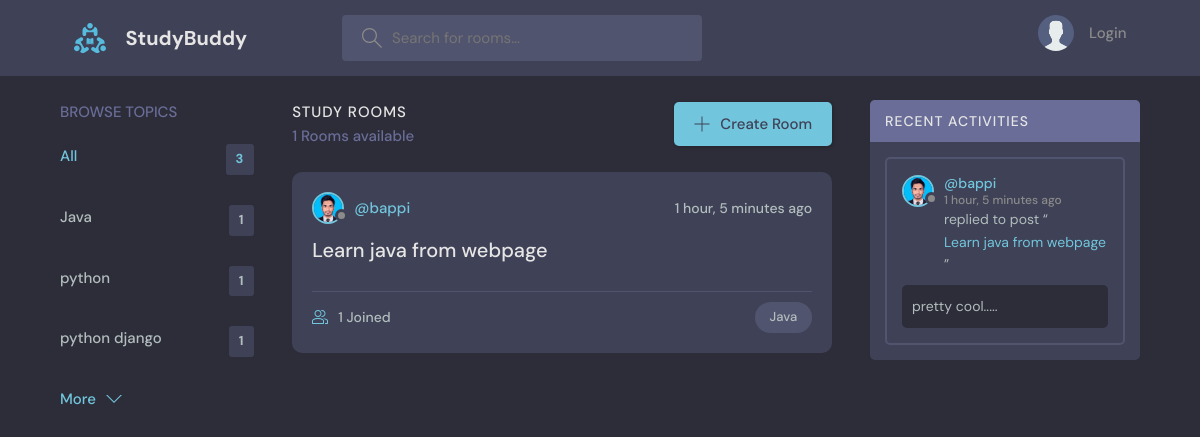
Screenshot of /?q=Java with the database file from the repository.
### base/models.py (models this page shows, shortened)
class Topic(models.Model):
    name = models.CharField(max_length=200)

class Rooms(models.Model):
    host = models.ForeignKey(User, on_delete=models.SET_NULL, null=True)
    topic = models.ForeignKey(Topic, on_delete=models.SET_NULL, null=True)
    name = models.CharField(max_length=200)
    description = models.TextField(null=True, blank=True)
    participants = models.ManyToManyField(User, related_name='participants', blank=True)
    updated = models.DateTimeField(auto_now=True)
    created = models.DateTimeField(auto_now_add=True)
    class Meta:
        ordering = ['-updated','-created']
    def __str__(self):
        return self.name

class User(AbstractUser):
    name = models.CharField(max_length=200, null = True)
    email = models.EmailField(unique=True, null = True)
    bio = models.TextField(null=True)
    avatar = models.ImageField(null= True, default='avatar.svg')
    USERNAME_FIELD = 'email'
    REQUIRED_FIELDS = ['username']

class Message(models.Model):
    user = models.ForeignKey(User, on_delete=models.CASCADE)
    room = models.ForeignKey(Rooms, on_delete=models.CASCADE)
    body = models.TextField(max_length=200)
    updated = models.DateTimeField(auto_now=True)
    created = models.DateTimeField(auto_now_add=True)
    class Meta:
        ordering = ['-updated','-created']

### base/views.py (the view)
# urls.py: path('',views.home, name ="home"),
def home(request):
    q = request.GET.get('q') if request.GET.get('q') != None else ''
    print(q)
    rooms = Rooms.objects.filter(Q(topic__name__icontains =q) |
        Q(description__icontains=q) |
        Q(name__icontains=q)
        )
    topics = Topic.objects.all()[0:5]
    room_count = rooms.count()
    room_messages = Message.objects.filter(Q(room__topic__name__icontains=q))
    context = {'rooms': rooms,'topics':topics, 'room_count': room_count, 'room_messages':room_messages}
    return render(request, 'base/home.html',context)

### base/templates/base/home.html (shortened to what this page needs)
{% extends 'main.html' %}
{% block content %}
<main class="layout layout--3">
  <div class="container">
    {% include 'base/topics_compo.html' %}
    <div class="roomList">
      <div class="roomList__header">
        <div>
          <h2>Study Rooms</h2>
          <p>{{room_count}} Rooms available</p>
        </div>
        <a class="btn btn--main" href="{% url 'create_room' %}">
          <svg version="1.1" xmlns="http://www.w3.org/2000/svg" width="32" height="32" viewBox="0 0 32 32">
            <title>add</title>
            <path
              d="M16.943 0.943h-1.885v14.115h-14.115v1.885h14.115v14.115h1.885v-14.115h14.115v-1.885h-14.115v-14.115z">
            </path>
          </svg>
          Create Room
        </a>
      </div>
      {% include 'base/feed_component.html' %}
    </div>
    {% include 'base/activity_compo.html' %}
  </div>
</main>
{% endblock %}

### base/templates/base/topics_compo.html
<div class="topics">
    <div class="topics__header">
      <h2>Browse Topics</h2>
    </div>
    <ul class="topics__list">
      <li>
        <a href="{% url 'home' %}" class="active">All <span>{{ topics.count }}</span></a>
      </li>
      {% for topic in topics %}
      <li>
        <a href="{% url 'home' %}?q={{topic.name}}"> {{ topic.name }} <span>{{topic.rooms_set.all.count}}</span></a>
      </li>
      {% endfor%}
    </ul>
    <a class="btn btn--link" href="{% url 'topics' %}">
      More
      <svg version="1.1" xmlns="http://www.w3.org/2000/svg" width="32" height="32" viewBox="0 0 32 32">
        <title>chevron-down</title>
        <path d="M16 21l-13-13h-3l16 16 16-16h-3l-13 13z"></path>
      </svg>
    </a>
  </div>

### base/templates/base/feed_component.html (shortened to what this page needs)
{% for room in rooms %}
<div class="roomListRoom">
    <div class="roomListRoom__header">
        <a href="" class="roomListRoom__author">
            <div class="avatar avatar--small">
                <img src="{{room.host.avatar.url}}" />
            </div>
            <span>@{{room.host.username}}</span>
        </a>
        <div class="roomListRoom__actions">
            <span>{{room.created|timesince}} ago</span>
        </div>
    </div>
    <div class="roomListRoom__content">
        <a href="{% url 'room' room.id %}">{{room.name}}</a>
    </div>
    <div class="roomListRoom__meta">
        <a href="{% url 'room' room.id %}" class="roomListRoom__joined">
            {{room.participants.all.count}} Joined
        </a>
        <p class="roomListRoom__topic">{{room.topic.name}}</p>
    </div>
</div>
{% endfor %}

### base/templates/base/activity_compo.html (shortened to what this page needs)
  <div class="activities">
    <div class="activities__header">
        <h2>Recent Activities</h2>
    </div>
    {% for message in room_messages %}
    <div class="activities__box">
        <div class="activities__boxHeader roomListRoom__header">
            <a href="{% url 'user_profile' message.user.id %}" class="roomListRoom__author">
                <div class="avatar avatar--small">
                    <img src="{{message.user.avatar.url}}" />
                </div>
                <p>
                    @{{message.user.username}}
                    <span>{{message.created|timesince}} ago</span>
                </p>
            </a>
        </div>
        <div class="activities__boxContent">
            <p>replied to post “<a href="{% url 'room' message.room.id %}">{{message.room}}</a>”</p>
            <div class="activities__boxRoomContent">{{message.body}}</div>
        </div>
    </div>
    {% endfor %}
</div>

### rows the page displays
Topic: name "Java", rooms_set.all.count "1"
Topic: name "python", rooms_set.all.count "1"
Topic: name "python django", rooms_set.all.count "1"
Rooms: host.avatar (picture), host.username "bappi", created "1 hour, 5 minutes", name "Learn java from webpage", participants.all.count "1", topic.name "Java"
Message: user.avatar (picture), user.username "bappi", created "1 hour, 5 minutes", room "Learn java from webpage", body "pretty cool....."

### other values shown
{{ topics.count }} "3"
{{ room_count }} "1"
